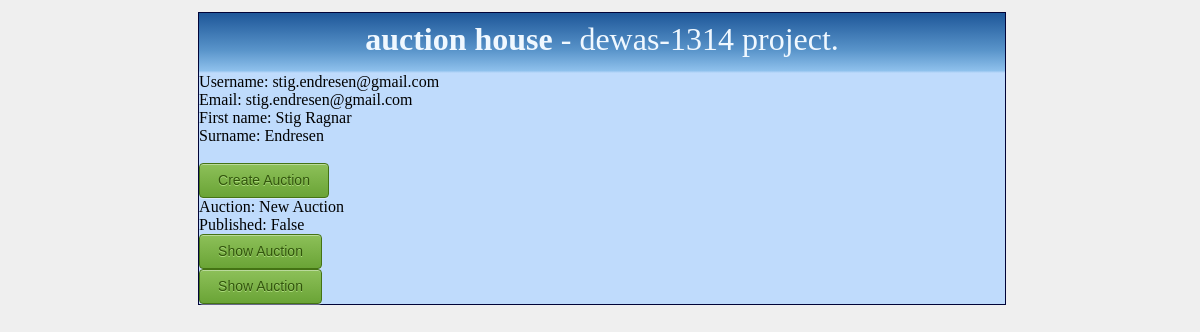
Before: /userprofile (signed in) with the older database file.
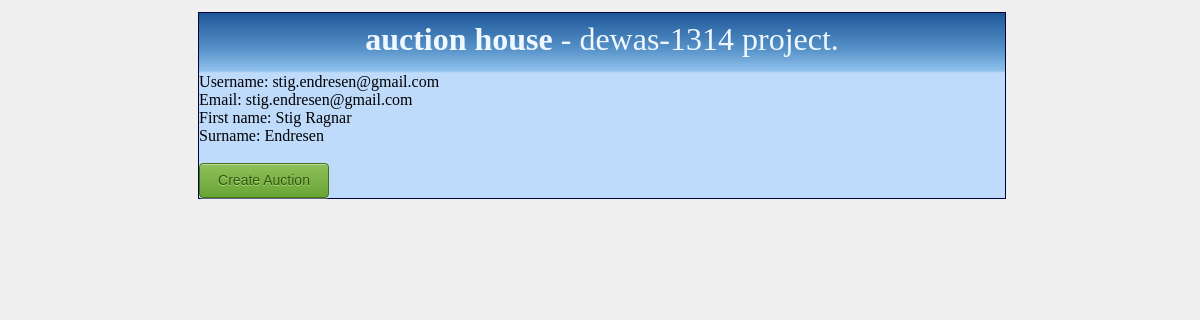
After: the same page with the newer database file.
### AuctionApp/models.py (models this page shows)
class Auction(models.Model):
    id = models.AutoField(primary_key=True)
    ownerid = models.ForeignKey(User, related_name="created")
    starttime = models.DateTimeField(default=datetime.utcnow(), blank=True)
    endtime = models.DateTimeField(default=timezone.now(), blank=True)
    title = models.CharField(max_length=30, default="New Auction")
    content = models.TextField()
    version = models.PositiveIntegerField(default=0)
    min_price = models.FloatField(default=0.00)
    is_active = models.BooleanField(default=False)
    is_locked = models.BooleanField(default=False)
    latest_bid_by = models.ForeignKey(User, related_name="bids")

### AuctionApp/views.py (the view)
@login_required(login_url="/auctionhouse/")
def get_user(request):
    tmp_user = request.user
    request.session.set_expiry(1800)
    auctions = Auction.objects.filter(ownerid=tmp_user)
    return render(request, "user_profile.html", {'user': tmp_user, 'auctions': auctions})

### templates/user_profile.html (shortened to what this page needs)
{% load i18n %}
{% include "head.html" %}
{% include "body.html" %}
<article>
	<div>
		Username: {{ user.username }}<br>
		Email: {{ user.email }}<br>
		First name: {{ user.first_name }}<br>
		Surname: {{ user.last_name }}<br>
	</div>
	<br>
	<div>
		<form action="/auction/" method="post">
			<input class="submit-button" type="submit" value="{% trans "Create Auction" %}">
		</form>
		{% for i in auctions %}
			Auction: {{ i.title }}<br>
			Published: {{ i.is_active }}
			<form action="/auction/{{ i.id }}/" method="post">
				<input class="submit-button" type="submit" name="showauction" value="{% trans "Show Auction" %}">
			</form>
			<form action="/editauction/{{ i.id }}/" method="post">
				<input class="submit-button" type="submit" name="editauction" value="{% trans "Show Auction" %}">
			</form>
		{% endfor %}
	</div>
</article>
{% include "footer.html" %}

### templates/head.html (shortened to what this page needs)
{% load i18n static %}
<!doctype html>
<html>
<head>
	<link rel="stylesheet" type="text/css" href="/static/style.css" media="screen"/>
</head>

### templates/body.html (shortened to what this page needs)
<body>
<div class="playGround">
	<header>
		<div id="header">
			<strong><p id="bigTitle">Auction House</strong> - dewas-1314 project.</p>
		</div>
	</header>

### templates/footer.html (shortened to what this page needs)
<footer>
</footer>
</div>
</body>
</html>

### static/style.css (style rules this page uses)
body { width: 99%; height: 99%; background-color: #EFEFEF; }
.playGround { border-top: 1px solid #010438; border-left: 1px solid #010438; border-right: 1px solid #010438; margin-top: 1%; margin-left: 16%; margin-right: 16%; background-color: #bfdbfc; }
header { display: block; width: 100%; height: 60px; background: -moz-linear-gradient(top, rgba(30, 87, 153, 1) 0%, rgba(89, 148, 202, 1) 62%, rgba(121, 181, 229, 0.7) 96%, rgba(125, 185, 232, 0) 100%); background: -webkit-gradient(linear, left top, left bottom, color-stop(0%, rgba(30, 87, 153, 1)), color-stop(62%, rgba(89, 148, 202, 1)), color-stop(96%, rgba(121, 181, 229, 0.7)), color-stop(100%, rgba(125, 185, 232, 0))); background: -webkit-linear-gradient(top, rgba(30, 87, 153, 1) 0%, rgba(89, 148, 202, 1) 62%, rgba(121, 181, 229, 0.7) 96%, rgba(125, 185, 232, 0) 100%); background: -o-linear-gradient(top, rgba(30, 87, 153, 1) 0%, rgba(89, 148, 202, 1) 62%, rgba(121, 181, 229, 0.7) 96%, rgba(125, 185, 232, 0) 100%); background: -ms-linear-gradient(top, rgba(30, 87, 153, 1) 0%, rgba(89, 148, 202, 1) 62%, rgba(121, 181, 229, 0.7) 96%, rgba(125, 185, 232, 0) 100%); background: linear-gradient(to bottom, rgba(30, 87, 153, 1) 0%, rgba(89, 148, 202, 1) 62%, rgba(121, 181, 229, 0.7) 96%, rgba(125, 185, 232, 0) 100%); filter: progid:DXImageTransform.Microsoft.gradient(startColorstr='#1e5799', endColorstr='#007db9e8', GradientType=0); }
#bigTitle { color: aliceblue; font-size: xx-large; margin: auto; padding-top: 1%; text-align: center; text-transform: lowercase; }
footer { border-bottom: 1px solid #010438; }

Changed rows visible on the page:
removed Auction: title "New Auction", is_active "False"
